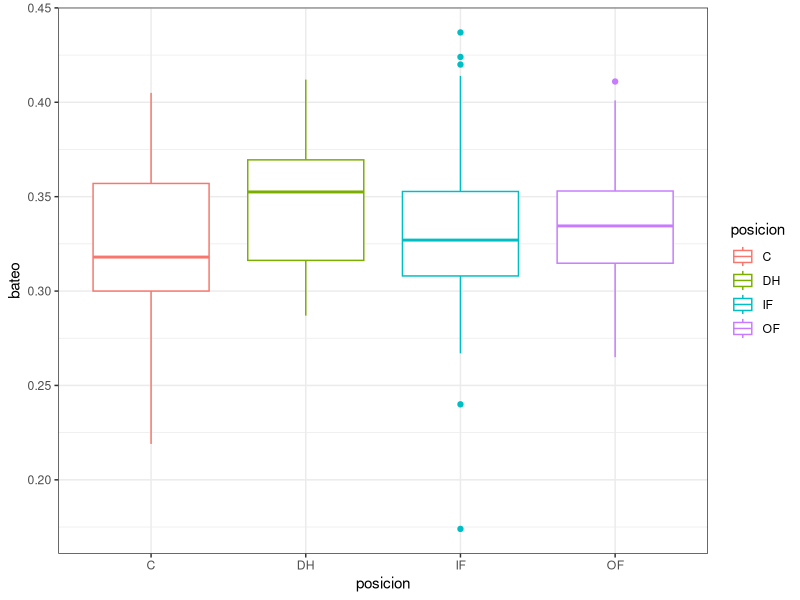
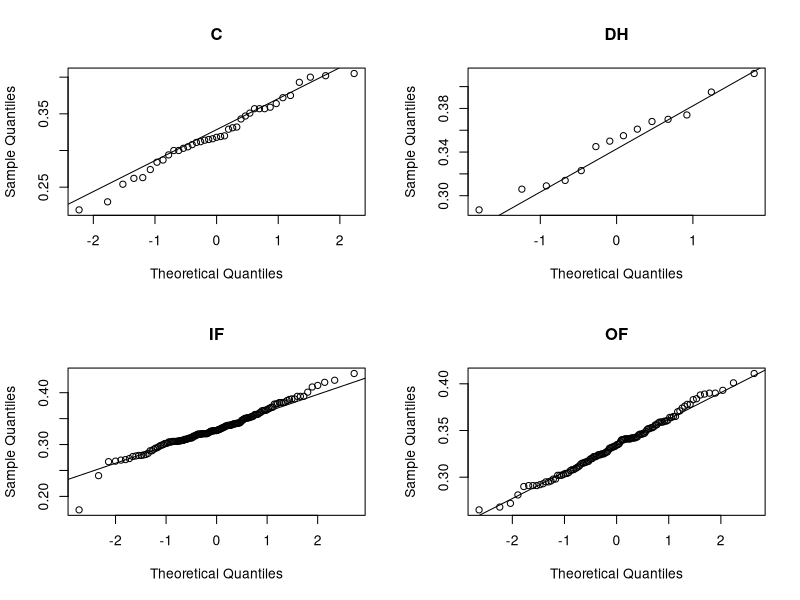
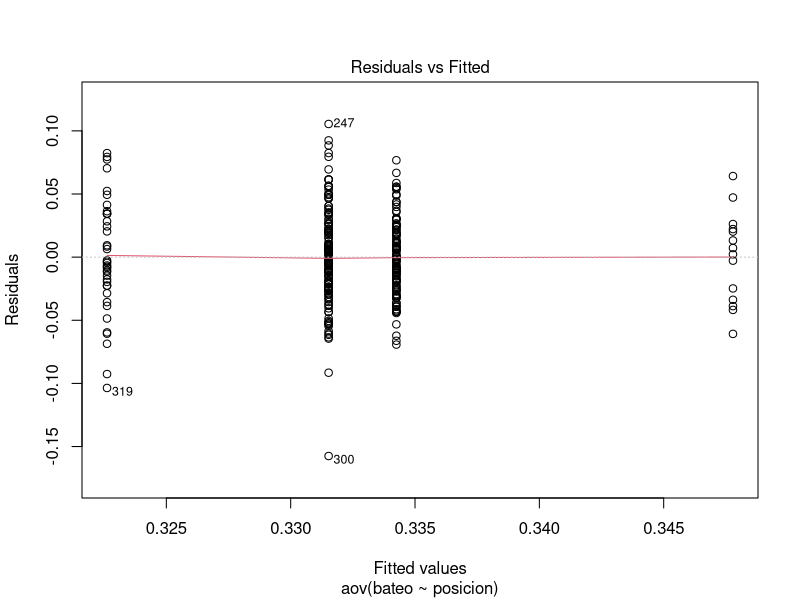
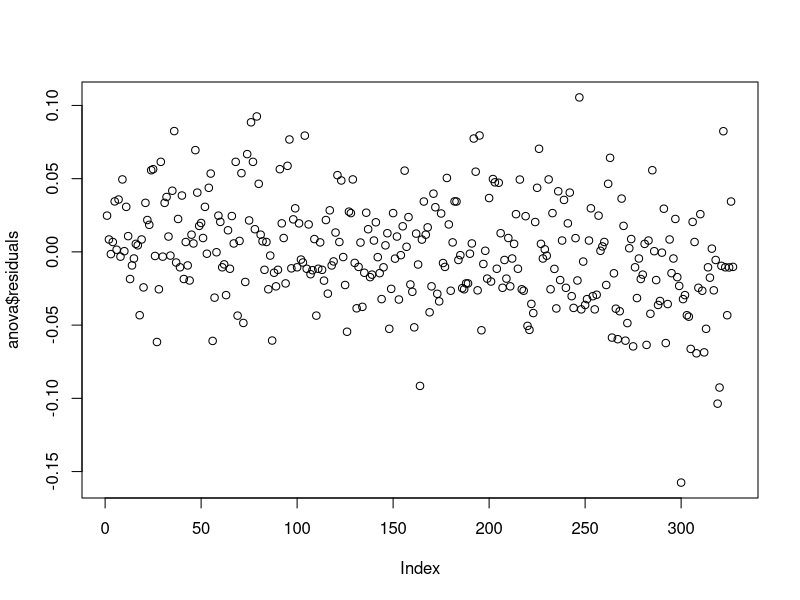
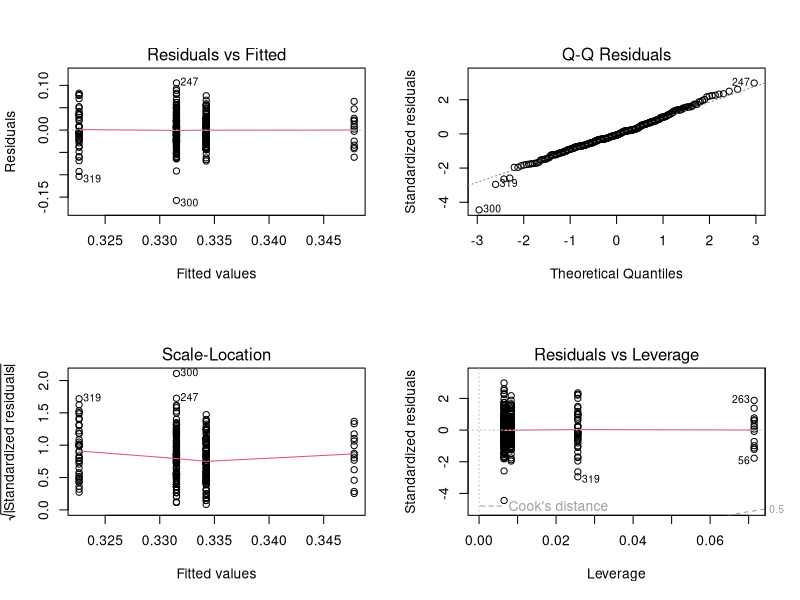

The R source for these figures, in order: (Note: this script raises an error after producing the figures.)
########## ANOVA DE UNA VIA PARA DATOS INDEPENDIENTES ##########
# Supóngase que se un estudio quiere comprobar si existe una diferencia significativa entre el 
# % de bateos exitosos de los jugadores de béisbol dependiendo de la posición en la que juegan. 
# En caso de que exista diferencia se quiere saber qué posiciones difieren del resto. 
# La siguiente tabla contiene una muestra de jugadores seleccionados aleatoriamente

# La hipótesis nula de la que parten los diferentes tipos de ANOVA es que la media de la variable 
# estudiada es la misma en los diferentes grupos, en contraposición a la hipótesis alternativa de 
# que al menos dos medias difieren de forma significativa. 
# ANOVA permite comparar múltiples medias, pero lo hace mediante el estudio de las varianzas.

# H0: µ1 = µ2 = ... = µk 
# H1: µi distinto µj , para algún i j

library(readxl)
setwd("d:/dev/Estadistica")
datos <- data.frame(read_excel("Datos.xlsx"))
attach(datos)

                       ##### 1. Estudio de los datos #####  

# Se identifica el número de grupos y cantidad de observaciones por grupo para determinar si es 
# un modelo equilibrado. También se calculan la media y desviación típica de caga grupo

table(posicion)
aggregate(bateo ~ posicion, data = datos, FUN = mean) #calcula resúmenes estadísticos (esta caso, promedio) para subconjuntos de datos.
aggregate(bateo ~ posicion, data = datos, FUN = sd)
?aggregate
# Dado que el número de observaciones por grupo no es constante, 
# se trata de un modelo No Equilibrado.

# La representación gráfica mas útil antes de realizar un ANOVA es el modelo Box-Plot
library(ggplot2)
ggplot(data = datos, aes(x = posicion, y = bateo, color = posicion)) +
  geom_boxplot() +
  #geom_point() +
  theme_bw()

# Este tipo de representación permite identificar de forma preliminar si existen asimetrías, 
# datos atípicos o diferencia de varianzas. En este caso, los 4 grupos parecen seguir una 
# distribución simétrica. En el nivel del factor IF se detectan algunos valores extremos.
# El tamaño de las cajas es similar para todos los niveles por lo que no hay indicios de 
# falta de homocedasticidad (varianzas iguales).


                      ##### 2. Condiciones para una ANOVA ##### 

# Para un ANOVA de una vía se debe comprobar el supuesto de independencia, el supuesto de normalidad 
# y el supuesto de homocedasticidad. Despúes se estima el modelo ANOVA sobre lo que queremos probar, 
# en nuestro caso si existe diferencia significativas entre  % de bateos exitosos dependiendo de la posición 

# - Independencia:
#     Los grupos (variable categórica, la posición) son independientes entre ellos ya que se ha hecho un 
#     muestreo aleatorio de jugadores de toda la liga (no solo de un mismo equipo).
# - Distribución normal de las observaciones: 
#     La variable cuantitativa debe de distribuirse de forma normal en cada uno de los grupos. 
#     El estudio de normalidad puede hacerse de forma gráfica (qqplot) o con test de hipótesis.

par(mfrow = c(2,2))
qqnorm(datos[posicion == "C","bateo"], main = "C")
qqline(datos[posicion == "C","bateo"])
qqnorm(datos[posicion == "DH","bateo"], main = "DH")
qqline(datos[posicion == "DH","bateo"])
qqnorm(datos[posicion == "IF","bateo"], main = "IF")
qqline(datos[posicion == "IF","bateo"])
qqnorm(datos[posicion == "OF","bateo"], main = "OF")
qqline(datos[posicion == "OF","bateo"])
par(mfrow = c(1,1))

# qqnorm: un gráfico de Q-Q (quantile-quantile) es un gráfico de probabilidad, 
# es un método gráfico para comparar dos distribuciones de probabilidad al 
# trazar sus cuantiles uno contra el otro.En este caso, lo ideal es que los puntos 
# se acerquen a una recta diagonal.

#para OF
d1<-datos[posicion=="OF",]
ks.test(d1$bateo,"pnorm",mean(d1$bateo),sd(d1$bateo))
# p-valor = 0.9738

#para IF
d2<-datos[posicion=="IF",]
ks.test(d2$bateo,"pnorm",mean(d2$bateo),sd(d2$bateo))
# p-valor = 0.4256

#para DH
d3<-datos[posicion=="DH",]
ks.test(d3$bateo,"pnorm",mean(d3$bateo),sd(d3$bateo))
# p-valor = 0.9862

#para C
d4<-datos[posicion=="C",]
ks.test(d4$bateo,"pnorm",mean(d4$bateo),sd(d4$bateo))
# p-valor = 0.9281

# Los test de hipótesis no muestran evidencias de falta de normalidad

# - Varianza constante entre grupos (homocedasticidad):
#install.packages("car")
library(car)
leveneTest(bateo ~ posicion,datos) #primero va la variable numerica, luego la categorica

#No hay evidencias significativas de falta de homocedasticidad 

# El estudio de las condiciones puede realizarse previo cálculo del ANOVA, 
# puesto que si no se cumplen no tiene mucho sentido seguir adelante. 
# Sin embargo la forma más adecuada de comprobar que se satisfacen las condiciones 
# necesarias es estudiando los residuos del modelo una vez generado el ANOVA.


             ##### 3. Análisis de varianza ANOVA #####
 
anova <- aov(bateo ~ posicion)
summary(anova)

plot(anova,1)
plot(anova$residuals)

# DF: grados de libertad
# Sum Sq: sumas cuadraticas
# Mean Sq: medias cuadraticas
# F value: Estadítico F
# Pr: Valor p

par(mfrow = c(2,2))
plot(anova)
dev.off

# Dado que el p-value es superior a 0.05 no hay evidencias suficientes para considerar que al 
# menos dos medias son distintas. La representación gráfica de los residuos no muestra falta 
# de homocedasticidad (gráfico 1) y en el qqplot los residuos se distribuyen muy cercanos a 
# la linea de la normal (gráfico 2).


              ##### 4. Comprobación de los supuestos ##### 

# - NORMALIDAD
#     H0: residuos distribuyen normales
#     H1: residuos no normales
ks.test(anova$residuals,"pnorm",mean=mean(anova$residuals),sd= sd(anova$residuals))
# p-value = 0.3414

shapiro.test(anova$residual)
#p-value = 0.01061
lillie.test(datos$bateo)
plot(anova,2)

# - HOMOCEDASTICIDAD (varianzas iguales)

leveneTest(anova$residuals,posicion)
#p-valor= 0.0518 

#install.packages("lmtest")
library(lmtest)
bptest(anova)
#p-value = 0.03255

# Las varianzas entre los grupos no son significativamente iguales.
# Los grupos varian distintos con respecto a la media.

# Si no se puede aceptar la homocedasticidad, se recurre a lo que se conoce como 
# ANOVA heterodástica que emplea la corrección de Welch (Welch test).

oneway.test(bateo ~ posicion)
#p-value = 0.2046

# - INDEPENDENCIA
# H0: residiuos son independientes
# H1: no son independientes
plot(anova$residuals)
# si el gráfico muestra aleatoridad, se cumple la independencia

save.image("D:/dev/Estadistica/Taller_14.RData")

             ##### 5. Comparaciones múltiples ##### 

TukeyHSD(anova)
plot(TukeyHSD(anova),las=1)

# No se encuentra diferencia significativa entre ningún par de medias.


             ##### 6. Conclusión ##### 
# La técnicas de inferencia ANOVA no han encontrado significancia estadística 
# para rechazar que las medias son iguales entre todos los grupos.
# Entonces, ni existe diferencia significativas entre  % de bateos exitosos dependiendo de la posición


             #### 7. Si no se cumplen supuestos ####

kruskal.test(bateo ~ posicion)  # en caso de No normalidad
oneway.test(bateo ~ posicion)   # en caso de No homocedasticidad
